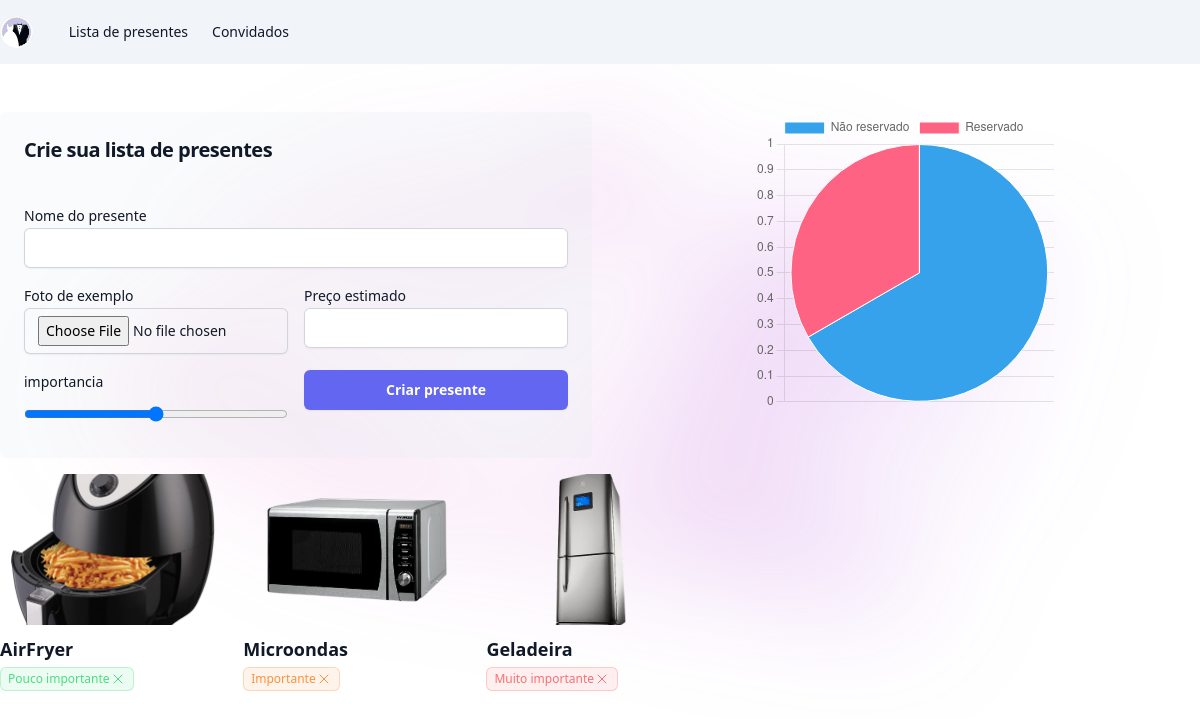
/noivos/, run on the app's committed database.
### noivos/models.py (models this page shows, shortened)
class Presentes(models.Model):
    nome_presente = models.CharField(max_length=100)
    foto = models.ImageField(upload_to='presentes')
    preco = models.DecimalField(max_digits=6, decimal_places=2)
    importancia = models.IntegerField()
    reservado = models.BooleanField(default=False)
    reservado_por = models.ForeignKey(Convidados, null=True, blank=True, on_delete=models.DO_NOTHING)

### noivos/views.py (the view, shortened to what this page needs)
# urls.py: path('', views.home, name='home'),
def home(request):
    if request.method == "GET":
        presentes = Presentes.objects.all
        nao_reservado = Presentes.objects.filter(reservado=False).count()
        reservado = Presentes.objects.filter(reservado=True).count()
        data = [nao_reservado, reservado]
        return render(request, 'home.html', {'presentes':presentes, 'data':data,})

### noivos/templates/home.html (shortened to what this page needs)
{% extends "base.html" %}
{% block 'body' %}
    {%include "partials/navbar.html"%}
    <div class="max-w-7xl mx-auto mt-12">
        <div class="grid grid-cols-2 gap-4">
            <div class="bg-slate-200/20 p-6 rounded-md">
                <h2 class="text-balance text-xl font-semibold tracking-tight text-gray-900">Crie sua lista de presentes</h2>
                <br>
                <form action="{% url 'home' %}" method="POST" enctype='multipart/form-data'>{% csrf_token %}
                  <label class="mt-4 block text-sm leading-6 text-gray-900">Nome do presente</label>
                  <input type="text" name="nome_presente" class="block w-full rounded-md border-0 px-3.5 py-2 text-gray-900 shadow-sm ring-1 ring-inset ring-gray-300 placeholder:text-gray-400 focus:ring-2 focus:ring-inset focus:ring-indigo-600 sm:text-sm sm:leading-6">
                  <div class="flex space-x-4">
                      <div class="w-full">
                          <label class="mt-4 block text-sm leading-6 text-gray-900">Foto de exemplo</label>
                          <input type="file" name="foto" class="block w-full rounded-md border-0 px-3.5 py-2 text-gray-900 shadow-sm ring-1 ring-inset ring-gray-300 placeholder:text-gray-400 focus:ring-2 focus:ring-inset focus:ring-indigo-600 sm:text-sm sm:leading-6">
                      </div>
                      <div class="w-full">
                          <label class="mt-4 block text-sm leading-6 text-gray-900">Preço estimado</label>
                          <input type="number" name="preco" class="block w-full rounded-md border-0 px-3.5 py-2 text-gray-900 shadow-sm ring-1 ring-inset ring-gray-300 placeholder:text-gray-400 focus:ring-2 focus:ring-inset focus:ring-indigo-600 sm:text-sm sm:leading-6">
                      </div>
                  </div>
                  <div class="flex space-x-4">
                      <div class="w-full">
                          <label class="mt-4 block text-sm leading-6 text-gray-900">importancia</label>
                          <input type="range" min='1' max="5" name="importancia" class="block w-full py-3 text-gray-900">
                      </div>
                      <div class="w-full">
                        <input type="submit" class="rounded-md w-full mt-4 bg-indigo-500 px-3.5 py-2.5 text-sm font-semibold text-white shadow-sm hover:bg-indigo-400 focus-visible:outline focus-visible:outline-2 focus-visible:outline-offset-2 focus-visible:outline-indigo-400" value="Criar presente">
                    </div>
                  </div>
                </form>
            </div>
            <div class="mx-auto">
                <canvas id="myChart" class=""></canvas>
            </div>
        </div>
        <div class="grid grid-cols-5 mt-4 gap-4">
          {% for presente in presentes %}
          <div>
              {% if presente.foto %}
              <img class="aspect-[3/2] w-full rounded-2xl object-cover" src="{{presente.foto.url}}" alt="">
              {% endif %}
              <h3 class="mt-2 text-lg font-semibold leading-8 text-gray-900">{{presente.nome_presente}}</h3>
              {% if presente.importancia <= 2 %}
              <span class="inline-flex items-center rounded-md bg-green-400/10 px-2 py-1 text-xs font-medium text-green-400 ring-1 ring-inset ring-green-400/30">Pouco importante <svg xmlns="http://www.w3.org/2000/svg" fill="none" viewBox="0 0 24 24" stroke-width="1.5" stroke="currentColor" class="size-4 text-green-400">
                  <path stroke-linecap="round" stroke-linejoin="round" d="M6 18 18 6M6 6l12 12" />
                  </svg>
              </span>
              {% elif presente.importancia < 4 %}
              <span class="inline-flex items-center rounded-md bg-orange-400/10 px-2 py-1 text-xs font-medium text-orange-400 ring-1 ring-inset ring-orange-400/30">Importante <svg xmlns="http://www.w3.org/2000/svg" fill="none" viewBox="0 0 24 24" stroke-width="1.5" stroke="currentColor" class="size-4 text-orange-400">
                  <path stroke-linecap="round" stroke-linejoin="round" d="M6 18 18 6M6 6l12 12" />
                  </svg>
              </span>
              {% else %}
              <span class="inline-flex items-center rounded-md bg-red-400/10 px-2 py-1 text-xs font-medium text-red-400 ring-1 ring-inset ring-red-400/30">Muito importante <svg xmlns="http://www.w3.org/2000/svg" fill="none" viewBox="0 0 24 24" stroke-width="1.5" stroke="currentColor" class="size-4 text-red-400">
                  <path stroke-linecap="round" stroke-linejoin="round" d="M6 18 18 6M6 6l12 12" />
                  </svg>
              </span>
              {% endif %}
          </div>
      {% endfor %}
        </div>
    </div>
    <script>
        const ctx = document.getElementById('myChart');
        const data = JSON.parse('{{ data|safe }}');
        new Chart(ctx, {
          type: 'pie',
          data: {
            labels: ['Não reservado', 'Reservado'],
            datasets: [{
                label: 'Presentes',
                data: data,
                borderWidth: 1
            }]
          },
          options: {
            scales: {
              y: {
                beginAtZero: true
              }
            }
          }
        });
      </script>
{% endblock %}

### templates/base.html (shortened to what this page needs)
<!DOCTYPE html>
<html lang="en">
<head>
    <script src="https://cdn.tailwindcss.com"></script>
</head>
<body>
    {% block 'body' %} {% endblock %}
    <div class="absolute inset-x-0 top-10 -z-10 flex transform-gpu justify-center overflow-hidden blur-3xl"
                 aria-hidden="true">
        <div class="aspect-[1108/632] w-[69.25rem] flex-none bg-gradient-to-r from-pink-400 to-purple-600 opacity-20"
            style="clip-path: polygon(43% 17%, 38% 52%, 84% 75%, 68% 21%, 41% 80%, 94% 35%, 17% 29%, 23% 73%, 92% 54%, 62% 83%, 29% 14%, 33% 74%, 3% 57%, 53% 12%, 64% 57%, 81% 92%, 19% 73%);">
        </div>
    </div>
</body>
</html>

### templates/partials/navbar.html
{% load static %}
<nav class="bg-slate-100">
    <div class="mx-auto max-w-7xl">
      <div class="relative flex h-16 items-center justify-between">
        <div class="flex flex-1 items-center justify-center sm:items-stretch sm:justify-start">
          <div class="flex flex-shrink-0 items-center">
            <img class="h-8 w-auto rounded-md" src="{% static 'noivos/img/logo.png'%}">
          </div>
          <div class="hidden sm:ml-6 sm:block">
            <div class="flex">
              <a href="{% url 'home' %}" class="rounded-md px-3 py-2 text-sm font-medium text-gray-900 hover:bg-gray-700 hover:text-white">Lista de presentes</a>
              <a href="{% url 'lista_convidados' %}" class="rounded-md px-3 py-2 text-sm font-medium text-gray-900 hover:bg-gray-700 hover:text-white">Convidados</a>
            </div>
          </div>
        </div>
      </div>
    </div>
  </nav>

### data on the page
Presentes: foto (picture), nome_presente "AirFryer", importancia "Pouco importante"
Presentes: foto (picture), nome_presente "Microondas", importancia "Importante"
Presentes: foto (picture), nome_presente "Geladeira", importancia "Muito importante"

### other printed values
chart data {{ data|safe }} [2, 1]
